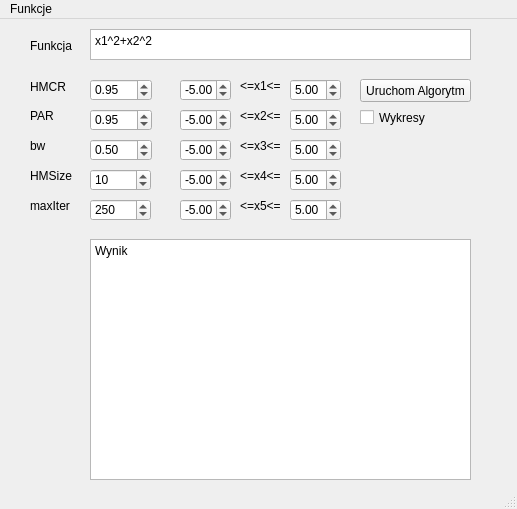
<?xml version="1.0" encoding="UTF-8"?>
<ui version="4.0">
 <class>MainWindow</class>
 <widget class="QMainWindow" name="MainWindow">
  <property name="geometry">
   <rect>
    <x>0</x>
    <y>0</y>
    <width>517</width>
    <height>509</height>
   </rect>
  </property>
  <property name="windowTitle">
   <string>MainWindow</string>
  </property>
  <widget class="QWidget" name="centralwidget">
   <widget class="QDoubleSpinBox" name="bar_HMCR">
    <property name="geometry">
     <rect>
      <x>90</x>
      <y>60</y>
      <width>62</width>
      <height>22</height>
     </rect>
    </property>
    <property name="maximum">
     <double>1.000000000000000</double>
    </property>
    <property name="singleStep">
     <double>0.050000000000000</double>
    </property>
    <property name="value">
     <double>0.950000000000000</double>
    </property>
   </widget>
   <widget class="QDoubleSpinBox" name="bar_PAR">
    <property name="geometry">
     <rect>
      <x>90</x>
      <y>90</y>
      <width>62</width>
      <height>22</height>
     </rect>
    </property>
    <property name="maximum">
     <double>1.000000000000000</double>
    </property>
    <property name="singleStep">
     <double>0.050000000000000</double>
    </property>
    <property name="value">
     <double>0.950000000000000</double>
    </property>
   </widget>
   <widget class="QDoubleSpinBox" name="bar_bw">
    <property name="geometry">
     <rect>
      <x>90</x>
      <y>120</y>
      <width>62</width>
      <height>22</height>
     </rect>
    </property>
    <property name="maximum">
     <double>999.000000000000000</double>
    </property>
    <property name="singleStep">
     <double>0.050000000000000</double>
    </property>
    <property name="value">
     <double>0.500000000000000</double>
    </property>
   </widget>
   <widget class="QLabel" name="label_HMCR">
    <property name="geometry">
     <rect>
      <x>30</x>
      <y>60</y>
      <width>47</width>
      <height>16</height>
     </rect>
    </property>
    <property name="text">
     <string>HMCR</string>
    </property>
   </widget>
   <widget class="QLabel" name="label_PAR">
    <property name="geometry">
     <rect>
      <x>30</x>
      <y>90</y>
      <width>47</width>
      <height>13</height>
     </rect>
    </property>
    <property name="text">
     <string>PAR</string>
    </property>
   </widget>
   <widget class="QLabel" name="label_bw">
    <property name="geometry">
     <rect>
      <x>30</x>
      <y>120</y>
      <width>47</width>
      <height>13</height>
     </rect>
    </property>
    <property name="text">
     <string>bw</string>
    </property>
   </widget>
   <widget class="QLabel" name="label_fun">
    <property name="geometry">
     <rect>
      <x>30</x>
      <y>20</y>
      <width>47</width>
      <height>13</height>
     </rect>
    </property>
    <property name="text">
     <string>Funkcja</string>
    </property>
   </widget>
   <widget class="QSpinBox" name="bar_HMSize">
    <property name="geometry">
     <rect>
      <x>90</x>
      <y>150</y>
      <width>61</width>
      <height>22</height>
     </rect>
    </property>
    <property name="maximum">
     <number>999</number>
    </property>
    <property name="value">
     <number>10</number>
    </property>
   </widget>
   <widget class="QLabel" name="label_HMSize">
    <property name="geometry">
     <rect>
      <x>30</x>
      <y>150</y>
      <width>47</width>
      <height>13</height>
     </rect>
    </property>
    <property name="text">
     <string>HMSize</string>
    </property>
   </widget>
   <widget class="QLabel" name="label_Radius">
    <property name="geometry">
     <rect>
      <x>240</x>
      <y>60</y>
      <width>47</width>
      <height>13</height>
     </rect>
    </property>
    <property name="text">
     <string>&lt;=x1&lt;=</string>
    </property>
   </widget>
   <widget class="QLabel" name="label_maxIter">
    <property name="geometry">
     <rect>
      <x>30</x>
      <y>180</y>
      <width>47</width>
      <height>13</height>
     </rect>
    </property>
    <property name="text">
     <string>maxIter</string>
    </property>
   </widget>
   <widget class="QSpinBox" name="bar_maxIter">
    <property name="geometry">
     <rect>
      <x>90</x>
      <y>180</y>
      <width>61</width>
      <height>22</height>
     </rect>
    </property>
    <property name="maximum">
     <number>999999999</number>
    </property>
    <property name="value">
     <number>250</number>
    </property>
   </widget>
   <widget class="QPushButton" name="pushButton">
    <property name="geometry">
     <rect>
      <x>360</x>
      <y>60</y>
      <width>111</width>
      <height>23</height>
     </rect>
    </property>
    <property name="text">
     <string>Uruchom Algorytm</string>
    </property>
    <property name="shortcut">
     <string>Return</string>
    </property>
   </widget>
   <widget class="QDoubleSpinBox" name="x1u">
    <property name="geometry">
     <rect>
      <x>290</x>
      <y>60</y>
      <width>51</width>
      <height>22</height>
     </rect>
    </property>
    <property name="minimum">
     <double>-999999.000000000000000</double>
    </property>
    <property name="maximum">
     <double>999999.000000000000000</double>
    </property>
    <property name="singleStep">
     <double>0.500000000000000</double>
    </property>
    <property name="value">
     <double>5.000000000000000</double>
    </property>
   </widget>
   <widget class="QPlainTextEdit" name="text_in">
    <property name="geometry">
     <rect>
      <x>90</x>
      <y>10</y>
      <width>381</width>
      <height>31</height>
     </rect>
    </property>
    <property name="plainText">
     <string>x1^2+x2^2</string>
    </property>
   </widget>
   <widget class="QPlainTextEdit" name="text_out">
    <property name="geometry">
     <rect>
      <x>90</x>
      <y>220</y>
      <width>381</width>
      <height>241</height>
     </rect>
    </property>
    <property name="plainText">
     <string>Wynik
</string>
    </property>
   </widget>
   <widget class="QCheckBox" name="checkBox">
    <property name="geometry">
     <rect>
      <x>360</x>
      <y>90</y>
      <width>70</width>
      <height>17</height>
     </rect>
    </property>
    <property name="text">
     <string>Wykresy</string>
    </property>
   </widget>
   <widget class="QDoubleSpinBox" name="x1l">
    <property name="geometry">
     <rect>
      <x>180</x>
      <y>60</y>
      <width>51</width>
      <height>22</height>
     </rect>
    </property>
    <property name="minimum">
     <double>-999999.000000000000000</double>
    </property>
    <property name="maximum">
     <double>999999.000000000000000</double>
    </property>
    <property name="singleStep">
     <double>0.500000000000000</double>
    </property>
    <property name="value">
     <double>-5.000000000000000</double>
    </property>
   </widget>
   <widget class="QDoubleSpinBox" name="x1u_2">
    <property name="geometry">
     <rect>
      <x>290</x>
      <y>90</y>
      <width>51</width>
      <height>22</height>
     </rect>
    </property>
    <property name="minimum">
     <double>-999999.000000000000000</double>
    </property>
    <property name="maximum">
     <double>999999.000000000000000</double>
    </property>
    <property name="singleStep">
     <double>0.500000000000000</double>
    </property>
    <property name="value">
     <double>5.000000000000000</double>
    </property>
   </widget>
   <widget class="QDoubleSpinBox" name="x1l_2">
    <property name="geometry">
     <rect>
      <x>180</x>
      <y>90</y>
      <width>51</width>
      <height>22</height>
     </rect>
    </property>
    <property name="minimum">
     <double>-999999.000000000000000</double>
    </property>
    <property name="maximum">
     <double>999999.000000000000000</double>
    </property>
    <property name="singleStep">
     <double>0.500000000000000</double>
    </property>
    <property name="value">
     <double>-5.000000000000000</double>
    </property>
   </widget>
   <widget class="QLabel" name="label_Radius_2">
    <property name="geometry">
     <rect>
      <x>240</x>
      <y>90</y>
      <width>47</width>
      <height>13</height>
     </rect>
    </property>
    <property name="text">
     <string>&lt;=x2&lt;=</string>
    </property>
   </widget>
   <widget class="QDoubleSpinBox" name="x1u_3">
    <property name="geometry">
     <rect>
      <x>290</x>
      <y>120</y>
      <width>51</width>
      <height>22</height>
     </rect>
    </property>
    <property name="minimum">
     <double>-999999.000000000000000</double>
    </property>
    <property name="maximum">
     <double>999999.000000000000000</double>
    </property>
    <property name="singleStep">
     <double>0.500000000000000</double>
    </property>
    <property name="value">
     <double>5.000000000000000</double>
    </property>
   </widget>
   <widget class="QDoubleSpinBox" name="x1l_3">
    <property name="geometry">
     <rect>
      <x>180</x>
      <y>120</y>
      <width>51</width>
      <height>22</height>
     </rect>
    </property>
    <property name="minimum">
     <double>-999999.000000000000000</double>
    </property>
    <property name="maximum">
     <double>999999.000000000000000</double>
    </property>
    <property name="singleStep">
     <double>0.500000000000000</double>
    </property>
    <property name="value">
     <double>-5.000000000000000</double>
    </property>
   </widget>
   <widget class="QLabel" name="label_Radius_3">
    <property name="geometry">
     <rect>
      <x>240</x>
      <y>120</y>
      <width>47</width>
      <height>13</height>
     </rect>
    </property>
    <property name="text">
     <string>&lt;=x3&lt;=</string>
    </property>
   </widget>
   <widget class="QDoubleSpinBox" name="x1u_4">
    <property name="geometry">
     <rect>
      <x>290</x>
      <y>150</y>
      <width>51</width>
      <height>22</height>
     </rect>
    </property>
    <property name="minimum">
     <double>-999999.000000000000000</double>
    </property>
    <property name="maximum">
     <double>999999.000000000000000</double>
    </property>
    <property name="singleStep">
     <double>0.500000000000000</double>
    </property>
    <property name="value">
     <double>5.000000000000000</double>
    </property>
   </widget>
   <widget class="QDoubleSpinBox" name="x1l_4">
    <property name="geometry">
     <rect>
      <x>180</x>
      <y>150</y>
      <width>51</width>
      <height>22</height>
     </rect>
    </property>
    <property name="minimum">
     <double>-999999.000000000000000</double>
    </property>
    <property name="maximum">
     <double>999999.000000000000000</double>
    </property>
    <property name="singleStep">
     <double>0.500000000000000</double>
    </property>
    <property name="value">
     <double>-5.000000000000000</double>
    </property>
   </widget>
   <widget class="QLabel" name="label_Radius_4">
    <property name="geometry">
     <rect>
      <x>240</x>
      <y>150</y>
      <width>47</width>
      <height>13</height>
     </rect>
    </property>
    <property name="text">
     <string>&lt;=x4&lt;=</string>
    </property>
   </widget>
   <widget class="QDoubleSpinBox" name="x1u_5">
    <property name="geometry">
     <rect>
      <x>290</x>
      <y>180</y>
      <width>51</width>
      <height>22</height>
     </rect>
    </property>
    <property name="minimum">
     <double>-999999.000000000000000</double>
    </property>
    <property name="maximum">
     <double>999999.000000000000000</double>
    </property>
    <property name="singleStep">
     <double>0.500000000000000</double>
    </property>
    <property name="value">
     <double>5.000000000000000</double>
    </property>
   </widget>
   <widget class="QDoubleSpinBox" name="x1l_5">
    <property name="geometry">
     <rect>
      <x>180</x>
      <y>180</y>
      <width>51</width>
      <height>22</height>
     </rect>
    </property>
    <property name="minimum">
     <double>-999999.000000000000000</double>
    </property>
    <property name="maximum">
     <double>999999.000000000000000</double>
    </property>
    <property name="singleStep">
     <double>0.500000000000000</double>
    </property>
    <property name="value">
     <double>-5.000000000000000</double>
    </property>
   </widget>
   <widget class="QLabel" name="label_Radius_5">
    <property name="geometry">
     <rect>
      <x>240</x>
      <y>180</y>
      <width>47</width>
      <height>13</height>
     </rect>
    </property>
    <property name="text">
     <string>&lt;=x5&lt;=</string>
    </property>
   </widget>
  </widget>
  <widget class="QStatusBar" name="statusbar"/>
  <widget class="QMenuBar" name="menuBar">
   <property name="geometry">
    <rect>
     <x>0</x>
     <y>0</y>
     <width>517</width>
     <height>21</height>
    </rect>
   </property>
   <widget class="QMenu" name="menuFunkcje">
    <property name="title">
     <string>Funkcje</string>
    </property>
    <addaction name="actionPrzyklad1"/>
    <addaction name="actionPrzyklad2"/>
   </widget>
   <addaction name="menuFunkcje"/>
  </widget>
  <action name="actionPrzyklad1">
   <property name="text">
    <string>Przyklad1</string>
   </property>
  </action>
  <action name="actionPrzyklad2">
   <property name="text">
    <string>Przyklad2</string>
   </property>
  </action>
 </widget>
 <resources/>
 <connections/>
</ui>
